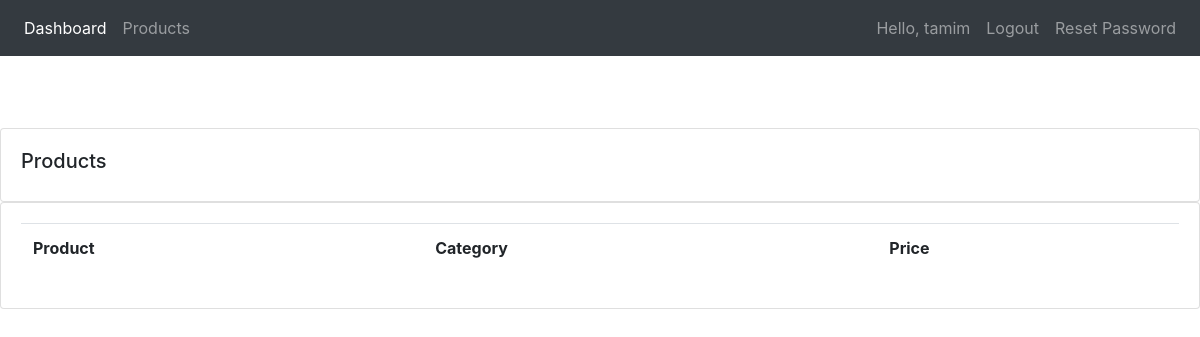
The page /products/ (signed in) on the database as committed earlier.
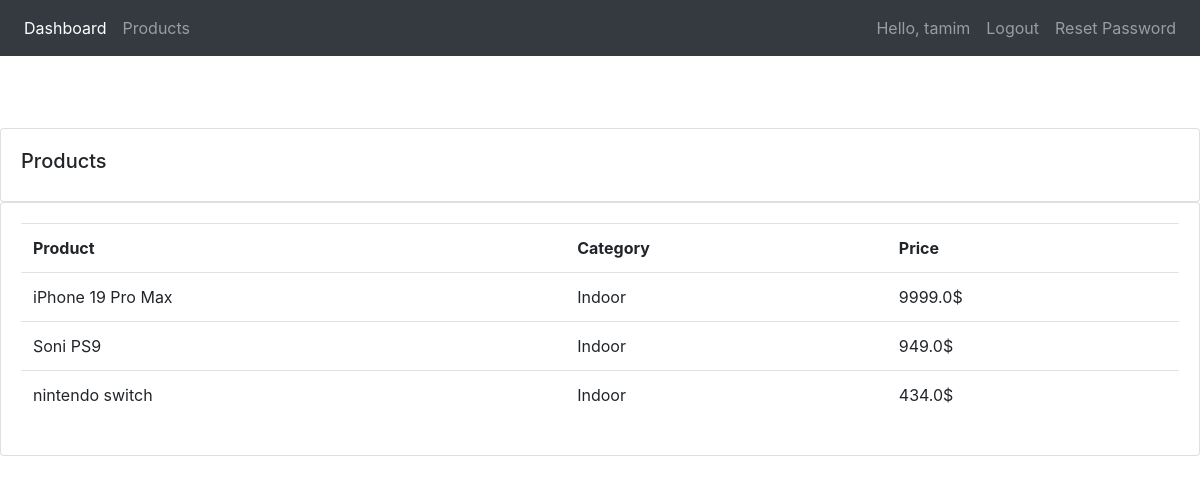
The same page on the database as committed later.
### crm/models.py (models this page shows, shortened)
class Product(models.Model):
    CATEGORY = (
        ('Indoor', 'Indoor'),
        ('Out door', 'Outdoor')
    )
    name = models.CharField(max_length=200, null=True)
    price = models.FloatField(null=True)
    category = models.CharField(max_length=200, null=True, choices=CATEGORY)
    description = models.CharField(max_length=300, null=True)
    date_created = models.DateTimeField(auto_now_add=True, null=True)
    tags = models.ManyToManyField(Tag)

### crm/decorators.py (the view)
        def wrapper_func(request, *args, **kwargs):
            group = None
            if request.user.groups.exists():
                group = request.user.groups.all()[0].name
            if group in allowed_roles:
                return view_func(request, *args, **kwargs)
            else:
                return HttpResponse("you are not allowed to view this page")

### crm/views.py (called while the page is built)
@login_required(login_url='login')
@allowed_users(allowed_roles=['admin'])
def products(request):
    products =  Product.objects.all()
    return render(request, 'crm/products.html', {
        'products': products
    })

### crm/templates/crm/products.html (shortened to what this page needs)
{% extends 'crm/layout.html' %}
{% block body %}
    <br>
    <div class="row">
        <div class="col-md">
            <div class="card card-body">
                <h5>Products</h5>
            </div>
            <div class="card card-body">
                <table class="table">
                    <tr>
                        <th>Product</th>
                        <th>Category</th>
                        <th>Price</th>
                    </tr>
                    {% for i in products %}
                    <tr>
                        <td>{{ i.name }}</td>
                        <td>{{ i.category }}</td>
                        <td>{{ i.price }}$</td>
                    </tr>
                    {% endfor %}
                </table>
            </div>
        </div>
    </div>
{% endblock %}

### crm/templates/crm/layout.html (shortened to what this page needs)
{% load static %}
<!DOCTYPE html>
<html lang="en">
<head>
    <link rel="stylesheet" href="https://cdn.jsdelivr.net/npm/bootstrap@4.4.1/dist/css/bootstrap.min.css"
>
</head>
<body>
    {% include 'crm/navbar.html' %}
    {% block body %}
    {% endblock %}
</body>
</html>

### crm/templates/crm/navbar.html (shortened to what this page needs)
{% load static %}
<nav class="navbar navbar-expand-lg navbar-dark bg-dark mb-5">
    <div class="collapse navbar-collapse" id="navbarNav">
        <ul class="navbar-nav">
        {% if request.user.is_staff %}
            <li class="nav-item active">
                <a class="nav-link" href="{% url 'index' %}">Dashboard<span class="sr-only">(current)</span></a>
            </li>
            <li class="nav-item">
                <a class="nav-link" href="{% url 'products' %}">Products</a>
            </li>
            {% else %}
            <li class="nav-item">
                <a class="nav-link" href="{% url 'account' %}">Settings</a>
            </li>
            {% endif %}
        </ul>
        <ul class="navbar-nav ml-auto">
            {% if request.user.is_authenticated %}
            <li class="nav-item">
                <a class="nav-link" href="#">Hello, {{ request.user.username }}</a>
            </li>
            <li class="nav-item">
                <a class="nav-link" href="{% url 'logout' %}">Logout</a>
            </li>
            <li class="nav-item">
                <a href="{% url 'reset_password' %}" class="nav-link">Reset Password</a>
            </li>
            {% endif %}
        </ul>
    </div>
</nav>

Rows that differ between the two databases and show on the page:
added Product: name "iPhone 19 Pro Max", category "Indoor", price "9999.0"
added Product: name "Soni PS9", category "Indoor", price "949.0"
added Product: name "nintendo switch", category "Indoor", price "434.0"
